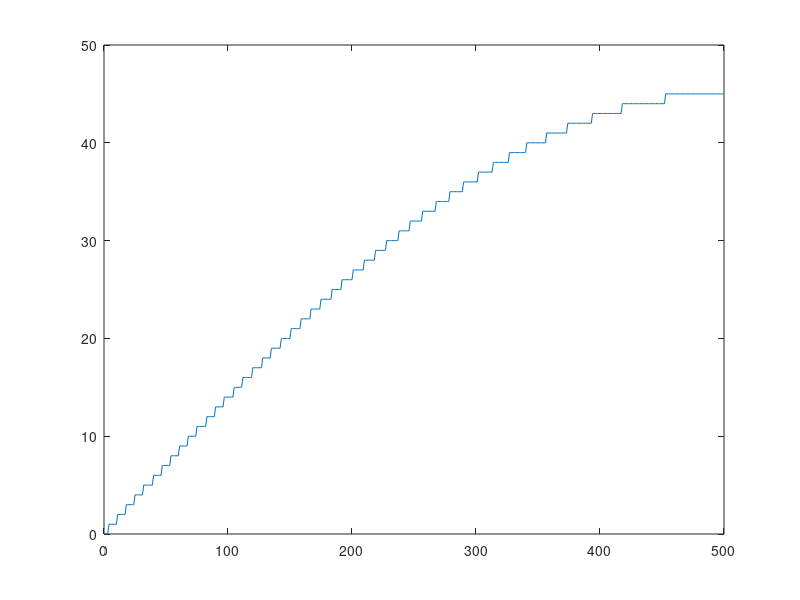

Write the MATLAB code that produced this figure. (Note: this script raises an error after producing the figure.)

%does positive / negative Load Current matter? Do I need to account for
%both Th and Tl in my calculations??

%Why are Rint and Cgd different for turn-on and turn-off (see 3)experimental validation)? which values do I
%use?

Vgon = 15;
Vgoff = -6;
Vth = 6;
Rgon = 2;                %30.1 16.2 16.2      15 8.6 5.2   %VARIABLES UNDER TEST:
Rgoff = 2;                 %24.3 16.2 11.0     15 10 6.8
Cm = 0*10^-12;              %20 50    pF
Cgdon = 24.5*10^-12;          %for turn-on, 45.7 for turn off??   pF
Cgdoff = 45.7*10^-12;
Cds = 230*10^-12;           %Coss for C3M0016120K       pF
Rinton = 2.2;                 %for turn on, 2.5 for turn off  ??
Rintoff = 2.5;
TAUon = 143*10^-12;         %ps
TAUoff = 151*10^-12;        %ps
Vm = 8.7;                   %Miller voltage ?
Ceff = 666*10^-12;          %pF, = 2CdQ,oss
Vdc = 800;
Qtot = 384*10^-9;           %nC

%dVdtZCS = 7.5*10^9;        %LUT w/ respect to miller capacitance? see figure 5

Fsw = 100*10^3 ;            %Switching Frequency
Fsin = 50 ;                 %Sinusoid frequency ; 50 Hz = 3000 RPM
Nsw = (Fsw / Fsin)/4;           %Number of switching events per quarter cycle, 2000 in this case

Isin = zeros(Nsw,1);        %blank LUT array
for i = 1 : Nsw
    i;
    Isin(i) = round (45*sin(2*pi*i / (4*Nsw) ) );
end
plot(Isin)                  %LUT for A=45 sinusoid, resolution = 2000
Esw = zeros(46,1);          %LUT for loss of a switching event at particular Isw
Elosses1 = zeros(Nsw,1);    %table to store losses from this particular simulation
Elosses2 = zeros(Nsw,1);
Elosses3 = zeros(Nsw,1);
Power = zeros(3,1)          %


% -----     SIM WITH ONE SETTING     ------ %

for n = 1:Nsw
    if n == 1
        setParam(16.2, 11, 0)
        Rgon 
        Rgoff 
        Cm 
    end
    if n == 1 %recalculates constants when Rg and Cm get updated (different "windows" throughout the Isw sinusoid)
        dVdtoff = (Vm - Vgoff) / (Rgoff*Cm + Rgoff*Cgdoff + Rintoff*Cgdoff + TAUoff);
        dVdton = (Vgon - Vth) / (Rgon*Cm + Rgon*Cgdon + Rinton*Cgdon + TAUon);
        Ik = (1 + Cds / Cgdoff)*(Vth + Vgoff) / Rgoff;      %Ik = Ceff*dVdtZCS
        koff = ( (1/2) * Vdc^2) / dVdtoff;
        kon = ( (1.35/2) * Vdc^2) / dVdton;

        for i = 1 : 46 %matlab is stupid and doesn't let you index from 0, so that's why there's a lot of off-by-one corrections
            Isw = i - 1;
            if Isw < Ik
              Isw;
              Esw(n) = Vdc*Qtot + kon*Iswitch;
            end
            if Isw > Ik
                Isw;
                Esw(i) = Vdc*Qtot + kon*Isw + koff*(Isw - Ik);
            end
        end
    end

    Elosses1(n) = Esw(abs(Isin(n)) + 1);   %the indices of Esw are +1, e.g. to find Esw(0) you must go to index 1
end

% -----      SIM WITH TWO SETTINGS ------ %

for n = 1:Nsw
    if n == 1
        %setParam(16.2, 11, 0)
        Rgon = 16.2
        Rgoff = 11
        Cm = 0
    end
    if n == Nsw/2
        %setParam(10, 5, 0)
        Rgon = 10
        Rgoff = 5
        Cm = 0
    end
    if n == 1 || n == Nsw/2   %recalculates constants when Rg and Cm get updated (different "windows" throughout the Isw sinusoid)
        dVdtoff = (Vm - Vgoff) / (Rgoff*Cm + Rgoff*Cgdoff + Rintoff*Cgdoff + TAUoff);
        dVdton = (Vgon - Vth) / (Rgon*Cm + Rgon*Cgdon + Rinton*Cgdon + TAUon);
        Ik = (1 + Cds / Cgdoff)*(Vth + Vgoff) / Rgoff;      %Ik = Ceff*dVdtZCS
        koff = ( (1/2) * Vdc^2) / dVdtoff;
        kon = ( (1.35/2) * Vdc^2) / dVdton;

        for i = 1 : 46 %matlab is stupid and doesn't let you index from 0, so that's why there's a lot of off-by-one corrections
            Isw = i - 1;
            if Isw < Ik
              Isw;
              Esw(n) = Vdc*Qtot + kon*Iswitch;
            end
            if Isw > Ik
                Isw;
                Esw(i) = Vdc*Qtot + kon*Isw + koff*(Isw - Ik);
            end
        end
    end

    Elosses2(n) = Esw(abs(Isin(n)) + 1);   %the indices of Esw are +1, e.g. to find Esw(0) you must go to index 1
end

% -----      SIM WITH THREE SETTINGS ------ %

for n = 1:Nsw
    if n == 1
        %setParam(16.2, 11, 0)
        Rgon = 16.2
        Rgoff = 11
        Cm = 0
    end
    if n == round(Nsw/3)
        %setParam(10, 5, 0)
    end
    if n == round((2*Nsw/3))
        %setParam(5, 3, 0)
        Rgon = 5
        Rgoff = 3
        Cm = 0
    end
    if n == 1 || n == round(Nsw/3)  || n == round((2*Nsw/3))   %recalculates constants when Rg and Cm get updated (different "windows" throughout the Isw sinusoid)
        dVdtoff = (Vm - Vgoff) / (Rgoff*Cm + Rgoff*Cgdoff + Rintoff*Cgdoff + TAUoff)
        dVdton = (Vgon - Vth) / (Rgon*Cm + Rgon*Cgdon + Rinton*Cgdon + TAUon)
        Ik = (1 + Cds / Cgdoff)*(Vth + Vgoff) / Rgoff      %Ik = Ceff*dVdtZCS
        koff = ( (1/2) * Vdc^2) / dVdtoff
        kon = ( (1.35/2) * Vdc^2) / dVdton

        for i = 1 : 46 %matlab is stupid and doesn't let you index from 0, so that's why there's a lot of off-by-one corrections
            Isw = i - 1;
            if Isw < Ik
              Isw;
              Esw(n) = Vdc*Qtot + kon*Iswitch;
            end
            if Isw > Ik
                Isw;
                Esw(i) = Vdc*Qtot + kon*Isw + koff*(Isw - Ik);
            end
        end
    end

    Elosses3(n) = Esw(abs(Isin(n)) + 1);   %the indices of Esw are +1, e.g. to find Esw(0) you must go to index 1
end

%Elosses1
%Elosses3
Ecycle(1) = 4*sum(Elosses1)                   %simulation solves for the losses from a quarter of a sine period, so *4 --> full period
Ecycle(2) = 4*sum(Elosses2)
Ecycle(3) = 4*sum(Elosses3)

Power = Ecycle*Fsin


% -----     FUNCTIONS     ------ %

function [] = setParam(newRgon, newRgoff, newCm, locRgon, locRgoff, locCm)
    locRgon = newRgon
    Rgoff = newRgoff
    Cm = newCm
end